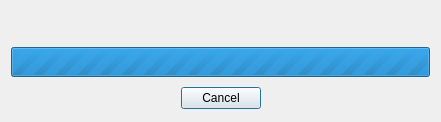
<?xml version="1.0" encoding="UTF-8"?>
<ui version="4.0">
 <class>QtWaitForOperationDlg</class>
 <widget class="QDialog" name="QtWaitForOperationDlg">
  <property name="geometry">
   <rect>
    <x>0</x>
    <y>0</y>
    <width>441</width>
    <height>122</height>
   </rect>
  </property>
  <property name="windowTitle">
   <string>Waiting for operation...</string>
  </property>
  <property name="windowIcon">
   <iconset resource="../QtResources/resources.qrc">
    <normaloff>:/GuiFoundation/NS-logo.svg</normaloff>:/GuiFoundation/NS-logo.svg</iconset>
  </property>
  <layout class="QVBoxLayout" name="verticalLayout">
   <item>
    <spacer name="verticalSpacer_3">
     <property name="orientation">
      <enum>Qt::Vertical</enum>
     </property>
     <property name="sizeHint" stdset="0">
      <size>
       <width>20</width>
       <height>40</height>
      </size>
     </property>
    </spacer>
   </item>
   <item>
    <widget class="QProgressBar" name="Progress">
     <property name="minimumSize">
      <size>
       <width>0</width>
       <height>30</height>
      </size>
     </property>
     <property name="maximum">
      <number>0</number>
     </property>
     <property name="value">
      <number>0</number>
     </property>
     <property name="textVisible">
      <bool>false</bool>
     </property>
     <property name="invertedAppearance">
      <bool>false</bool>
     </property>
     <property name="format">
      <string/>
     </property>
    </widget>
   </item>
   <item>
    <spacer name="verticalSpacer">
     <property name="orientation">
      <enum>Qt::Vertical</enum>
     </property>
     <property name="sizeHint" stdset="0">
      <size>
       <width>20</width>
       <height>7</height>
      </size>
     </property>
    </spacer>
   </item>
   <item>
    <layout class="QHBoxLayout" name="horizontalLayout">
     <item>
      <spacer name="horizontalSpacer">
       <property name="orientation">
        <enum>Qt::Horizontal</enum>
       </property>
       <property name="sizeHint" stdset="0">
        <size>
         <width>40</width>
         <height>20</height>
        </size>
       </property>
      </spacer>
     </item>
     <item>
      <widget class="QPushButton" name="ButtonCancel">
       <property name="text">
        <string>Cancel</string>
       </property>
      </widget>
     </item>
     <item>
      <spacer name="horizontalSpacer_2">
       <property name="orientation">
        <enum>Qt::Horizontal</enum>
       </property>
       <property name="sizeHint" stdset="0">
        <size>
         <width>40</width>
         <height>20</height>
        </size>
       </property>
      </spacer>
     </item>
    </layout>
   </item>
   <item>
    <spacer name="verticalSpacer_2">
     <property name="orientation">
      <enum>Qt::Vertical</enum>
     </property>
     <property name="sizeHint" stdset="0">
      <size>
       <width>20</width>
       <height>6</height>
      </size>
     </property>
    </spacer>
   </item>
  </layout>
 </widget>
 <resources>
  <include location="../QtResources/resources.qrc"/>
 </resources>
 <connections/>
</ui> 
